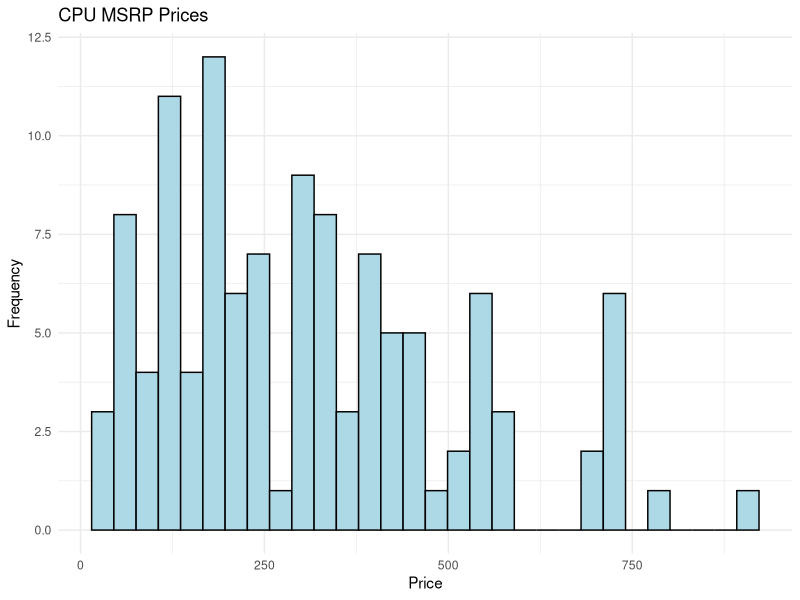
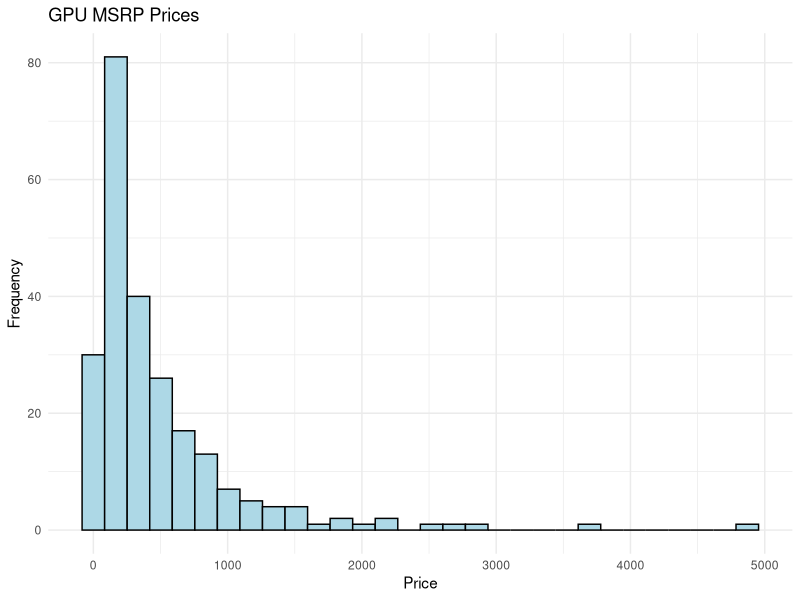
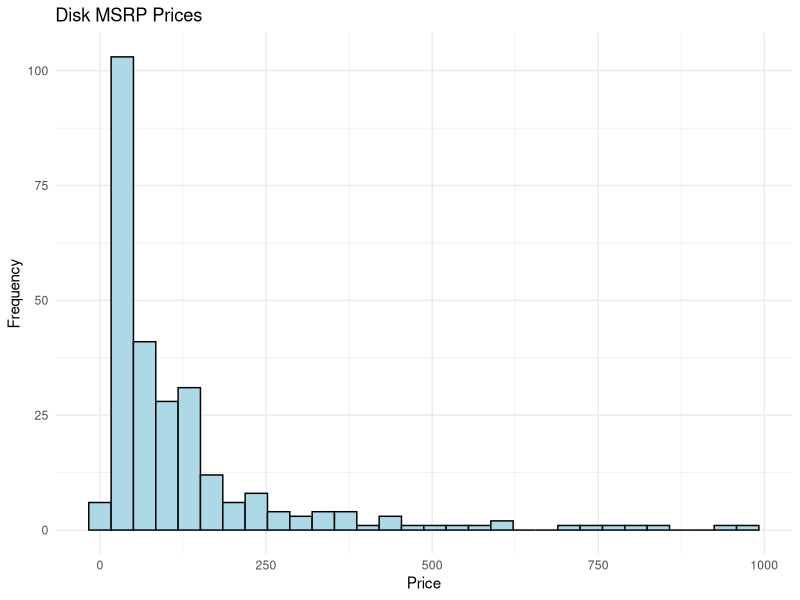
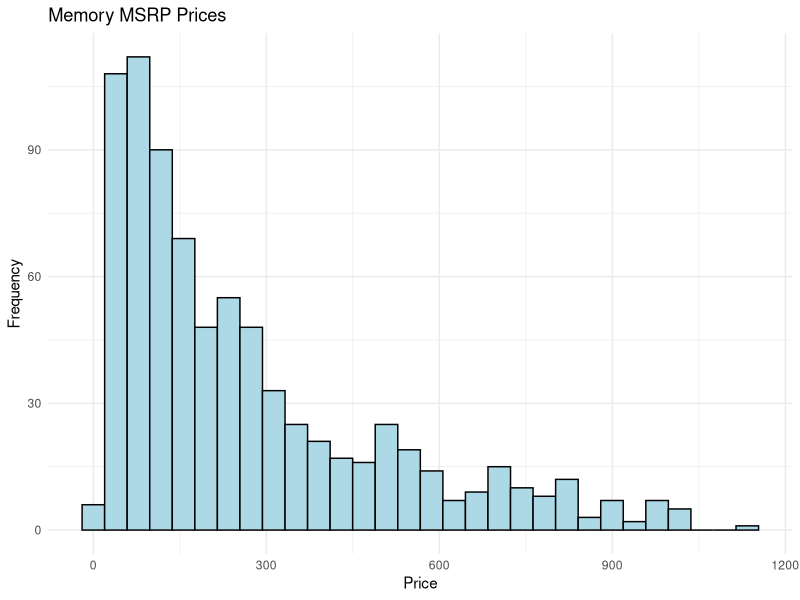

Reproduce these figures in R, in order.
## ---- chunk 1
if (!require("ggplot2")) install.packages("ggplot2")
## ---- chunk 2
CPU <- read.csv("../final_data/CPU.csv")
CPU$ReleaseDate <- as.Date(CPU$ReleaseDate, format = "%Y-%m-%d")
CPU$CurrentDate <- as.Date(CPU$CurrentDate, format = "%Y-%m-%d")
CPU$Score <- as.numeric(CPU$Score)
CPU$X <- NULL
summary(CPU)
## ---- chunk 3
GPU <- read.csv("../final_data/GPU.csv")
GPU$ReleaseDate <- as.Date(GPU$ReleaseDate, format = "%Y-%m-%d")
GPU$CurrentDate <- as.Date(GPU$CurrentDate, format = "%Y-%m-%d")
GPU$Score <- as.numeric(GPU$Score)
GPU$X <- NULL
summary(GPU)
## ---- chunk 4
Disk <- read.csv("../final_data/Disk.csv")
Disk$ReleaseDate <- as.Date(Disk$ReleaseDate, format = "%Y-%m-%d")
Disk$CurrentDate <- as.Date(Disk$CurrentDate, format = "%Y-%m-%d")
Disk$Score <- as.numeric(Disk$Score)
Disk$X <- NULL
summary(Disk)
## ---- chunk 5
Memory <- read.csv("../final_data/Memory.csv")
Memory$ReleaseDate <- as.Date(Memory$ReleaseDate, format = "%Y-%m-%d")
Memory$CurrentDate <- as.Date(Memory$CurrentDate, format = "%Y-%m-%d")
Memory$Score <- as.numeric(Memory$Score)
Memory$X <- NULL
summary(Memory)
## ---- chunk 6
ggplot(CPU, aes(x=ReleasePrice)) + 
  geom_histogram(bins=30, fill="lightblue", color="black") +
  labs(title="CPU MSRP Prices", x="Price", y="Frequency") +
  theme_minimal()

ggplot(GPU, aes(x=ReleasePrice)) + 
  geom_histogram(bins=30, fill="lightblue", color="black") +
  labs(title="GPU MSRP Prices", x="Price", y="Frequency") +
  theme_minimal()

ggplot(Disk, aes(x=ReleasePrice)) + 
  geom_histogram(bins=30, fill="lightblue", color="black") +
  labs(title="Disk MSRP Prices", x="Price", y="Frequency") +
  theme_minimal()

ggplot(Memory, aes(x=ReleasePrice)) + 
  geom_histogram(bins=30, fill="lightblue", color="black") +
  labs(title="Memory MSRP Prices", x="Price", y="Frequency") +
  theme_minimal()
